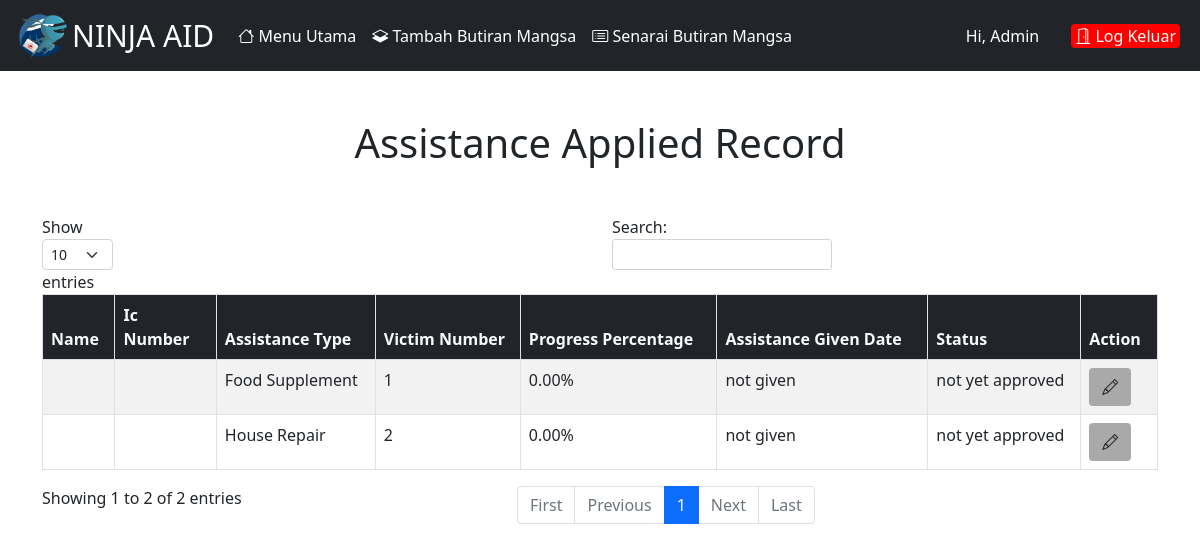
Screenshot of /assistance/applicationrecord/1 (signed in) with the database file from the repository.
### assistance_app/models.py (models this page shows)
class Assistance(models.Model):
    name = models.CharField(max_length=255, verbose_name='Name', null=True, blank=True)
    ic = models.CharField(max_length=255, verbose_name='Ic', default="")
    remark = models.TextField(verbose_name='Remark', null=True, blank=True)
    progress_percentage = models.DecimalField(max_digits=3, decimal_places=2, verbose_name='Progress Percentage', null=True, blank=True, default='0.0')
    victim_number = models.IntegerField(verbose_name='Victim Number')
    is_approved = models.BooleanField(verbose_name='Is Approved', default=False)
    victim = models.ForeignKey(Victim, on_delete=models.CASCADE, null=True, related_name='assistance_list')
    assistance_type = models.ForeignKey(AssistanceType, on_delete=models.CASCADE, related_name='assistance_type')
    assistance_given_date = models.DateField(verbose_name='Assistance Given Date', null=True)
    created_at = models.DateTimeField(auto_now_add=True, verbose_name='Created at')
    updated_at = models.DateTimeField(auto_now_add=True, verbose_name='Updated at')

class AssistanceType(models.Model):
    name = models.CharField(max_length=255, verbose_name='Name')
    description = models.TextField(verbose_name='Description')
    created_at = models.DateTimeField(auto_now_add=True, verbose_name='Created at')
    updated_at = models.DateTimeField(auto_now_add=True, verbose_name='Updated at')
    def __str__(self):
        return self.name

### assistance_app/views.py (the view)
# urls.py: path("applicationrecord/<int:id>", views.list_assistance_type, name='list_assistance_type'),
@login_required(login_url='/login')
def list_assistance_type(request, id):
    assistances = Victim.objects.get(id=id).assistance_list.all()
    return render(request, 'assistance_app/list.html', {'assistances': assistances})

### assistance_app/templates/assistance_app/list.html (shortened to what this page needs)
{% extends 'base1.html' %}
{% block content %}
    <div class="container">
        <h1 class="mt-5 text-center"> Assistance Applied Record </h1>
        <div class="row mt-5">
            <div class="col-12">
                <table id="example" class="table table-bordered table-striped table-hover ">
                  <thead class="bg-dark text-light">
                    <tr>
                        <th scope="col">Name</th>
                        <th scope="col">Ic Number</th>
                        <th scope="col">Assistance Type</th>
                        <th scope="col">Victim Number</th>
                        <th scope="col">Progress Percentage</th>
                        <th scope="col">Assistance Given Date</th>
                        <th scope="col">Status</th>
                        <th scope="col">Action</th>
                    </tr>
                  </thead>
                  <tbody>
                    {% for assistance in assistances %}
                        <tr>
                            <td>{{ assistance.user.first_name }} {{ assistance.user.last_name }}</td>
                            <td>{{ assistance.user.ic }}</td>
                            <td>{{ assistance.assistance_type }}</td>
                            <td>{{ assistance.victim_number }}</td>
                            <td>{{ assistance.progress_percentage }}%</td>
                            <td>{% if  not assistance.assistance_given_date  %}
                                    not given
                                {% else %}
                                    {{ assistance.assistance_given_date }}
                                {% endif %}
                            </td>
                            <td>
                                {% if assistance.is_approved  %}
                                Approved
                                {% else %}
                                not yet approved
                                {% endif %}
                            </td>
                            <td><a href="{% url "edit_assistance_type" assistance.id %}"><button class="btn" type="button" style="background-color: darkgrey"><i class="bi bi-pencil"></i></button></a></td>
                        </tr>
                    {% endfor%}
                  </tbody>
                </table>
            </div>
        </div>
    </div>
{% endblock  %}

### rows the page displays
Assistance: assistance_type "Food Supplement", victim_number "1", progress_percentage "0.00", shows "not given", is_approved "not yet approved"
Assistance: assistance_type "House Repair", victim_number "2", progress_percentage "0.00", shows "not given", is_approved "not yet approved"
